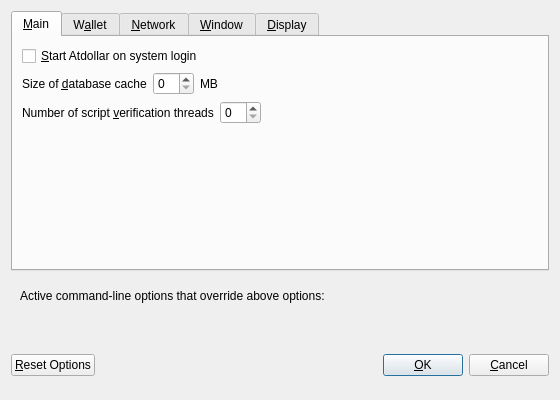
<?xml version="1.0" encoding="UTF-8"?>
<ui version="4.0">
 <class>OptionsDialog</class>
 <widget class="QDialog" name="OptionsDialog">
  <property name="geometry">
   <rect>
    <x>0</x>
    <y>0</y>
    <width>560</width>
    <height>400</height>
   </rect>
  </property>
  <property name="windowTitle">
   <string>Options</string>
  </property>
  <property name="modal">
   <bool>true</bool>
  </property>
  <layout class="QVBoxLayout" name="verticalLayout">
   <item>
    <widget class="QTabWidget" name="tabWidget">
     <property name="currentIndex">
      <number>0</number>
     </property>
     <widget class="QWidget" name="tabMain">
      <attribute name="title">
       <string>&amp;Main</string>
      </attribute>
      <layout class="QVBoxLayout" name="verticalLayout_Main">
       <item>
        <widget class="QCheckBox" name="bitcoinAtStartup">
         <property name="toolTip">
          <string>Automatically start Atdollar after logging in to the system.</string>
         </property>
         <property name="text">
          <string>&amp;Start Atdollar on system login</string>
         </property>
        </widget>
       </item>
       <item>
        <layout class="QHBoxLayout" name="horizontalLayout_2_Main">
         <item>
          <widget class="QLabel" name="databaseCacheLabel">
           <property name="text">
            <string>Size of &amp;database cache</string>
           </property>
           <property name="textFormat">
            <enum>Qt::PlainText</enum>
           </property>
           <property name="buddy">
            <cstring>databaseCache</cstring>
           </property>
          </widget>
         </item>
         <item>
          <widget class="QSpinBox" name="databaseCache"/>
         </item>
         <item>
          <widget class="QLabel" name="databaseCacheUnitLabel">
           <property name="text">
            <string>MB</string>
           </property>
           <property name="textFormat">
            <enum>Qt::PlainText</enum>
           </property>
          </widget>
         </item>
         <item>
          <spacer name="horizontalSpacer_2_Main">
           <property name="orientation">
            <enum>Qt::Horizontal</enum>
           </property>
           <property name="sizeHint" stdset="0">
            <size>
             <width>40</width>
             <height>20</height>
            </size>
           </property>
          </spacer>
         </item>
        </layout>
       </item>
       <item>
        <layout class="QHBoxLayout" name="horizontalLayout_3_Main">
         <item>
          <widget class="QLabel" name="threadsScriptVerifLabel">
           <property name="text">
            <string>Number of script &amp;verification threads</string>
           </property>
           <property name="textFormat">
            <enum>Qt::PlainText</enum>
           </property>
           <property name="buddy">
            <cstring>threadsScriptVerif</cstring>
           </property>
          </widget>
         </item>
         <item>
          <widget class="QSpinBox" name="threadsScriptVerif">
           <property name="toolTip">
            <string>(0 = auto, &lt;0 = leave that many cores free)</string>
           </property>
          </widget>
         </item>
         <item>
          <spacer name="horizontalSpacer_3_Main">
           <property name="orientation">
            <enum>Qt::Horizontal</enum>
           </property>
           <property name="sizeHint" stdset="0">
            <size>
             <width>40</width>
             <height>20</height>
            </size>
           </property>
          </spacer>
         </item>
        </layout>
       </item>
       <item>
        <spacer name="verticalSpacer_Main">
         <property name="orientation">
          <enum>Qt::Vertical</enum>
         </property>
         <property name="sizeHint" stdset="0">
          <size>
           <width>20</width>
           <height>40</height>
          </size>
         </property>
        </spacer>
       </item>
      </layout>
     </widget>
     <widget class="QWidget" name="tabWallet">
      <attribute name="title">
       <string>W&amp;allet</string>
      </attribute>
      <layout class="QVBoxLayout" name="verticalLayout_Wallet">
       <item>
        <widget class="QGroupBox" name="groupBox">
         <property name="title">
          <string>Expert</string>
         </property>
         <layout class="QVBoxLayout" name="verticalLayout_2">
          <item>
           <widget class="QCheckBox" name="coinControlFeatures">
            <property name="toolTip">
             <string>Whether to show coin control features or not.</string>
            </property>
            <property name="text">
             <string>Enable coin &amp;control features</string>
            </property>
           </widget>
          </item>
          <item>
           <widget class="QCheckBox" name="spendZeroConfChange">
            <property name="toolTip">
             <string>If you disable the spending of unconfirmed change, the change from a transaction cannot be used until that transaction has at least one confirmation. This also affects how your balance is computed.</string>
            </property>
            <property name="text">
             <string>&amp;Spend unconfirmed change</string>
            </property>
           </widget>
          </item>
         </layout>
        </widget>
       </item>
       <item>
        <spacer name="verticalSpacer_Wallet">
         <property name="orientation">
          <enum>Qt::Vertical</enum>
         </property>
         <property name="sizeHint" stdset="0">
          <size>
           <width>20</width>
           <height>40</height>
          </size>
         </property>
        </spacer>
       </item>
      </layout>
     </widget>
     <widget class="QWidget" name="tabNetwork">
      <attribute name="title">
       <string>&amp;Network</string>
      </attribute>
      <layout class="QVBoxLayout" name="verticalLayout_Network">
       <item>
        <widget class="QCheckBox" name="mapPortUpnp">
         <property name="toolTip">
          <string>Automatically open the Atdollar client port on the router. This only works when your router supports UPnP and it is enabled.</string>
         </property>
         <property name="text">
          <string>Map port using &amp;UPnP</string>
         </property>
        </widget>
       </item>
       <item>
        <widget class="QCheckBox" name="allowIncoming">
         <property name="toolTip">
          <string>Accept connections from outside</string>
         </property>
         <property name="text">
          <string>Allow incoming connections</string>
         </property>
        </widget>
       </item>
       <item>
        <widget class="QCheckBox" name="connectSocks">
         <property name="toolTip">
          <string>Connect to the Atdollar network through a SOCKS5 proxy.</string>
         </property>
         <property name="text">
          <string>&amp;Connect through SOCKS5 proxy (default proxy):</string>
         </property>
        </widget>
       </item>
       <item>
        <layout class="QHBoxLayout" name="horizontalLayout_1_Network">
         <item>
          <widget class="QLabel" name="proxyIpLabel">
           <property name="text">
            <string>Proxy &amp;IP:</string>
           </property>
           <property name="textFormat">
            <enum>Qt::PlainText</enum>
           </property>
           <property name="buddy">
            <cstring>proxyIp</cstring>
           </property>
          </widget>
         </item>
         <item>
          <widget class="QValidatedLineEdit" name="proxyIp">
           <property name="minimumSize">
            <size>
             <width>140</width>
             <height>0</height>
            </size>
           </property>
           <property name="maximumSize">
            <size>
             <width>140</width>
             <height>16777215</height>
            </size>
           </property>
           <property name="toolTip">
            <string>IP address of the proxy (e.g. IPv4: 127.0.0.1 / IPv6: ::1)</string>
           </property>
          </widget>
         </item>
         <item>
          <widget class="QLabel" name="proxyPortLabel">
           <property name="text">
            <string>&amp;Port:</string>
           </property>
           <property name="textFormat">
            <enum>Qt::PlainText</enum>
           </property>
           <property name="buddy">
            <cstring>proxyPort</cstring>
           </property>
          </widget>
         </item>
         <item>
          <widget class="QLineEdit" name="proxyPort">
           <property name="minimumSize">
            <size>
             <width>55</width>
             <height>0</height>
            </size>
           </property>
           <property name="maximumSize">
            <size>
             <width>55</width>
             <height>16777215</height>
            </size>
           </property>
           <property name="toolTip">
            <string>Port of the proxy (e.g. 9050)</string>
           </property>
          </widget>
         </item>
         <item>
          <spacer name="horizontalSpacer_1_Network">
           <property name="orientation">
            <enum>Qt::Horizontal</enum>
           </property>
           <property name="sizeHint" stdset="0">
            <size>
             <width>40</width>
             <height>20</height>
            </size>
           </property>
          </spacer>
         </item>
        </layout>
       </item>
       <item>
        <spacer name="verticalSpacer_Network">
         <property name="orientation">
          <enum>Qt::Vertical</enum>
         </property>
         <property name="sizeHint" stdset="0">
          <size>
           <width>20</width>
           <height>40</height>
          </size>
         </property>
        </spacer>
       </item>
      </layout>
     </widget>
     <widget class="QWidget" name="tabWindow">
      <attribute name="title">
       <string>&amp;Window</string>
      </attribute>
      <layout class="QVBoxLayout" name="verticalLayout_Window">
       <item>
        <widget class="QCheckBox" name="minimizeToTray">
         <property name="toolTip">
          <string>Show only a tray icon after minimizing the window.</string>
         </property>
         <property name="text">
          <string>&amp;Minimize to the tray instead of the taskbar</string>
         </property>
        </widget>
       </item>
       <item>
        <widget class="QCheckBox" name="minimizeOnClose">
         <property name="toolTip">
          <string>Minimize instead of exit the application when the window is closed. When this option is enabled, the application will be closed only after selecting Quit in the menu.</string>
         </property>
         <property name="text">
          <string>M&amp;inimize on close</string>
         </property>
        </widget>
       </item>
       <item>
        <spacer name="verticalSpacer_Window">
         <property name="orientation">
          <enum>Qt::Vertical</enum>
         </property>
         <property name="sizeHint" stdset="0">
          <size>
           <width>20</width>
           <height>40</height>
          </size>
         </property>
        </spacer>
       </item>
      </layout>
     </widget>
     <widget class="QWidget" name="tabDisplay">
      <attribute name="title">
       <string>&amp;Display</string>
      </attribute>
      <layout class="QVBoxLayout" name="verticalLayout_Display">
       <item>
        <layout class="QHBoxLayout" name="horizontalLayout_1_Display">
         <item>
          <widget class="QLabel" name="langLabel">
           <property name="text">
            <string>User Interface &amp;language:</string>
           </property>
           <property name="textFormat">
            <enum>Qt::PlainText</enum>
           </property>
           <property name="buddy">
            <cstring>lang</cstring>
           </property>
          </widget>
         </item>
         <item>
          <widget class="QValueComboBox" name="lang">
           <property name="toolTip">
            <string>The user interface language can be set here. This setting will take effect after restarting Atdollar.</string>
           </property>
          </widget>
         </item>
        </layout>
       </item>
       <item>
        <layout class="QHBoxLayout" name="horizontalLayout_2_Display">
         <item>
          <widget class="QLabel" name="unitLabel">
           <property name="text">
            <string>&amp;Unit to show amounts in:</string>
           </property>
           <property name="textFormat">
            <enum>Qt::PlainText</enum>
           </property>
           <property name="buddy">
            <cstring>unit</cstring>
           </property>
          </widget>
         </item>
         <item>
          <widget class="QValueComboBox" name="unit">
           <property name="toolTip">
            <string>Choose the default subdivision unit to show in the interface and when sending coins.</string>
           </property>
          </widget>
         </item>
        </layout>
       </item>
       <item>
        <layout class="QHBoxLayout" name="horizontalLayout_3_Display">
         <item>
          <widget class="QLabel" name="thirdPartyTxUrlsLabel">
           <property name="toolTip">
            <string>Third party URLs (e.g. a block explorer) that appear in the transactions tab as context menu items. %s in the URL is replaced by transaction hash. Multiple URLs are separated by vertical bar |.</string>
           </property>
           <property name="text">
            <string>Third party transaction URLs</string>
           </property>
           <property name="buddy">
            <cstring>thirdPartyTxUrls</cstring>
           </property>
          </widget>
         </item>
         <item>
          <widget class="QLineEdit" name="thirdPartyTxUrls">
           <property name="toolTip">
            <string>Third party URLs (e.g. a block explorer) that appear in the transactions tab as context menu items. %s in the URL is replaced by transaction hash. Multiple URLs are separated by vertical bar |.</string>
           </property>
          </widget>
         </item>
        </layout>
       </item>
       <item>
        <spacer name="verticalSpacer_Display">
         <property name="orientation">
          <enum>Qt::Vertical</enum>
         </property>
         <property name="sizeHint" stdset="0">
          <size>
           <width>20</width>
           <height>40</height>
          </size>
         </property>
        </spacer>
       </item>
      </layout>
     </widget>
    </widget>
   </item>
   <item>
    <widget class="QFrame" name="frame">
     <layout class="QVBoxLayout" name="verticalLayout_Bottom">
      <item>
       <layout class="QHBoxLayout" name="horizontalLayout_Bottom">
        <item>
         <widget class="QLabel" name="overriddenByCommandLineInfoLabel">
          <property name="text">
           <string>Active command-line options that override above options:</string>
          </property>
          <property name="textFormat">
           <enum>Qt::PlainText</enum>
          </property>
         </widget>
        </item>
        <item>
         <spacer name="horizontalSpacer_Bottom">
          <property name="orientation">
           <enum>Qt::Horizontal</enum>
          </property>
          <property name="sizeHint" stdset="0">
           <size>
            <width>40</width>
            <height>20</height>
           </size>
          </property>
         </spacer>
        </item>
       </layout>
      </item>
      <item>
       <widget class="QLabel" name="overriddenByCommandLineLabel">
        <property name="text">
         <string/>
        </property>
        <property name="textFormat">
         <enum>Qt::PlainText</enum>
        </property>
        <property name="wordWrap">
         <bool>true</bool>
        </property>
       </widget>
      </item>
     </layout>
    </widget>
   </item>
   <item>
    <layout class="QHBoxLayout" name="horizontalLayout_Buttons">
     <item>
      <widget class="QPushButton" name="resetButton">
       <property name="toolTip">
        <string>Reset all client options to default.</string>
       </property>
       <property name="text">
        <string>&amp;Reset Options</string>
       </property>
       <property name="autoDefault">
        <bool>false</bool>
       </property>
      </widget>
     </item>
     <item>
      <spacer name="horizontalSpacer_1">
       <property name="orientation">
        <enum>Qt::Horizontal</enum>
       </property>
       <property name="sizeHint" stdset="0">
        <size>
         <width>40</width>
         <height>48</height>
        </size>
       </property>
      </spacer>
     </item>
     <item>
      <widget class="QLabel" name="statusLabel">
       <property name="minimumSize">
        <size>
         <width>200</width>
         <height>0</height>
        </size>
       </property>
       <property name="font">
        <font>
         <weight>75</weight>
         <bold>true</bold>
        </font>
       </property>
       <property name="text">
        <string/>
       </property>
       <property name="textFormat">
        <enum>Qt::PlainText</enum>
       </property>
       <property name="wordWrap">
        <bool>true</bool>
       </property>
      </widget>
     </item>
     <item>
      <spacer name="horizontalSpacer_2">
       <property name="orientation">
        <enum>Qt::Horizontal</enum>
       </property>
       <property name="sizeHint" stdset="0">
        <size>
         <width>40</width>
         <height>48</height>
        </size>
       </property>
      </spacer>
     </item>
     <item>
      <widget class="QPushButton" name="okButton">
       <property name="text">
        <string>&amp;OK</string>
       </property>
       <property name="autoDefault">
        <bool>false</bool>
       </property>
       <property name="default">
        <bool>true</bool>
       </property>
      </widget>
     </item>
     <item>
      <widget class="QPushButton" name="cancelButton">
       <property name="text">
        <string>&amp;Cancel</string>
       </property>
       <property name="autoDefault">
        <bool>false</bool>
       </property>
      </widget>
     </item>
    </layout>
   </item>
  </layout>
 </widget>
 <customwidgets>
  <customwidget>
   <class>QValidatedLineEdit</class>
   <extends>QLineEdit</extends>
   <header>qvalidatedlineedit.h</header>
  </customwidget>
  <customwidget>
   <class>QValueComboBox</class>
   <extends>QComboBox</extends>
   <header>qvaluecombobox.h</header>
  </customwidget>
 </customwidgets>
 <resources/>
 <connections/>
</ui>
